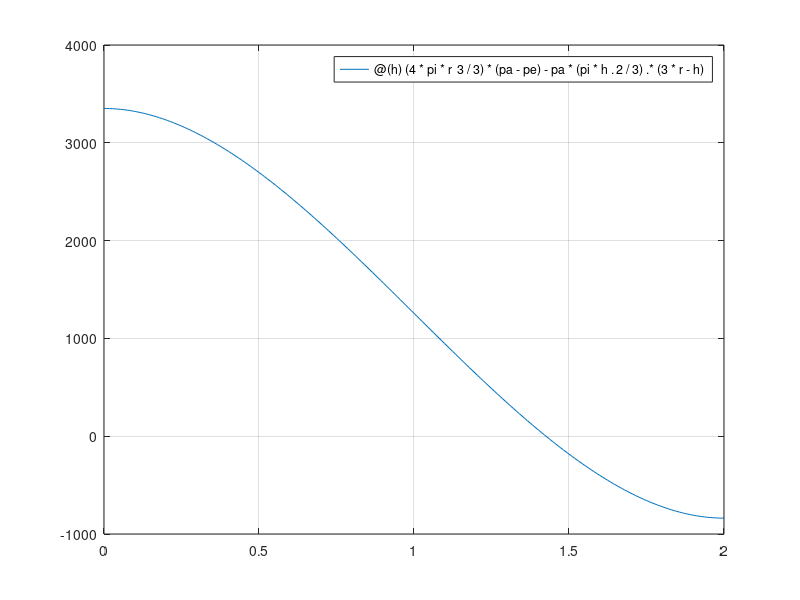

MATLAB code to generate this figure: (Note: this script raises an error after producing the figure.)
%Peso de la esfera Sumergida Corregido
pe = 200;
pa = 1000;
r = 1;
g = 9.81;
% Vesfera = (4/3)*r^3*pi;
% pEsfera = pe*Vesfera*g;

% Va = Vesfera - ((pi*h.^2).*((3*r-h)/3));
% ff = pa*Va*g;
vd = 30;
f = @(h) (4*pi*r^3/3)*(pa-pe) - pa*(pi*h.^2/3).*(3*r-h);
int = [0,2*r];
fplot(f, int);
grid on;

biseccion(f,1.4,1.6)